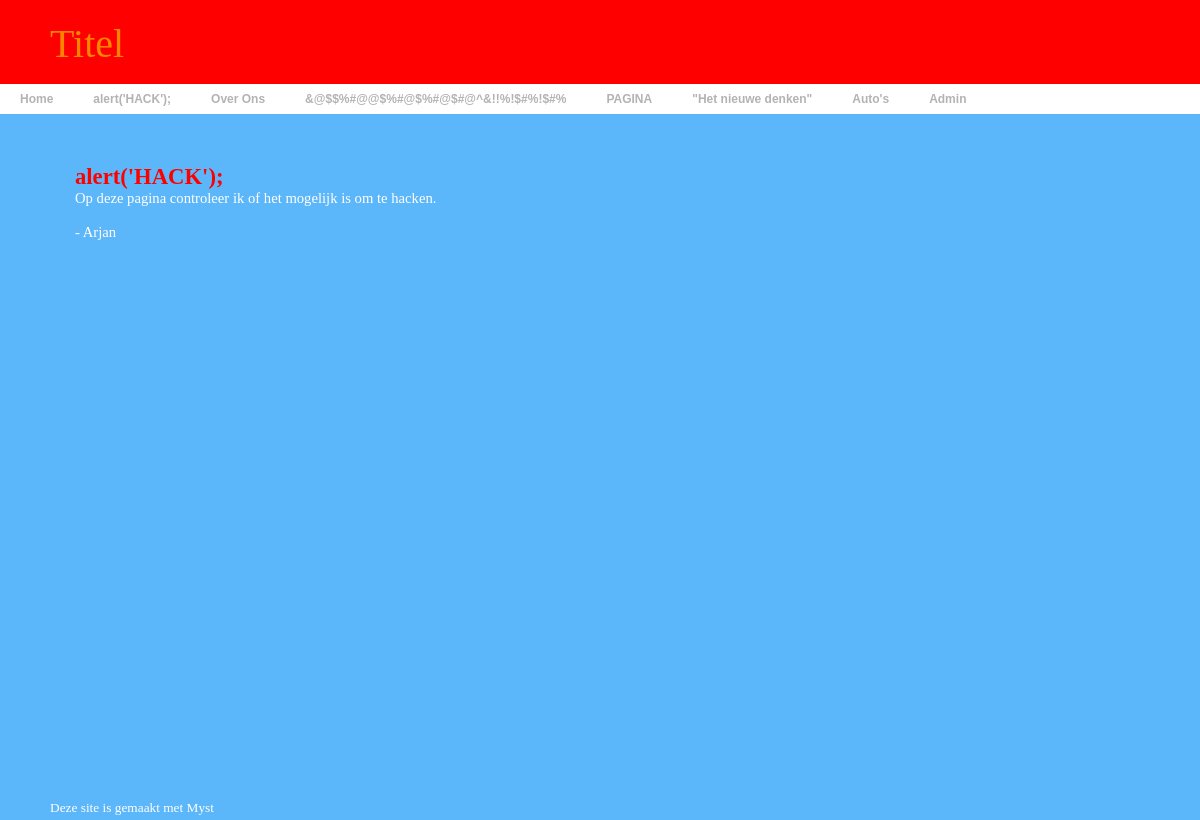
Screenshot of /?p=hack with the database file from the repository.
### tables this page shows
CREATE TABLE `webpages` (
  `pageid` int(3) NOT NULL auto_increment,
  `short` varchar(30) NOT NULL,
  `pagename` char(32) NOT NULL,
  `content` text NOT NULL,
  PRIMARY KEY  (`pageid`),
  UNIQUE KEY `short` (`short`)
);

### index.php (called while the page is built, shortened)
<?php
require('main.php');
@$page = urlencode($_GET['p']);
$q = $db->query("select * from `webpages` where `short` = '".$page."'");
switch ( $page ) {
	case ( $q->num_rows > 0 ):
		$page = $q->fetch_assoc();
		$title = $page['pagename'];
		$source = $page['content'];
		require('php/pages.php');
		break;
}
require('html/index.php');
?>

### html/index.php (the view, shortened to what this page needs)
<!DOCTYPE html PUBLIC "-//W3C//DTD XHTML 1.0 Transitional//EN" "http://www.w3.org/TR/xhtml1/DTD/xhtml1-transitional.dtd">
<html xmlns="http://www.w3.org/1999/xhtml" xml:lang="en">
	<head>
		<link href="html/all_browsers.css" rel="stylesheet" type="text/css" />
		<link rel="stylesheet" href="html/colorpicker/css/colorpicker.css" type="text/css" />
	</head>
	<body>
	<div id="wrap">
		<div id="head">Titel</div>
		<ul id="menu">
			<li><a href="?p=index">Home</a></li>
			<?php
				$q = $db->query("select * from `webpages` where `pageid` != '1'");
				while ( $r = $q->fetch_assoc() ) {
					echo '<li><a href="?p='.$r['short'].'">'.$r['pagename'].'</a></li>'."\r\n";
				}
			?>
			<li><a href="javascript:void(0)" class="adminlogin" rel="#prompt">Admin</a></li>
		</ul>
		<div id="content">
			<?php
				if ( @$_SESSION['editmode'] == 'doEdit' ) echo $adminContent;
				else echo $content;
			?>
		</div>
	</div>
		<div id="onderkant">
		Deze site is gemaakt met Myst
		</div>
	</body>
</html>

### php/pages.php (shortened to what this page needs)
<span id="title">
	<h1><?php echo $title; ?></h1>
</span>
<?php
echo '<span id="innerContent">'.nl2br($source).'</span>';
$content = ob_get_contents();
?>

### html/all_browsers.css (style rules this page uses)
* { margin: 0; padding: 0; }
a:link { color: #3300CC; text-decoration: none; cursor: pointer; }
body { font-family: Calibri, Veranda, Arial, serif; font-size: 13pt; background-color: #DCDCDC; color: #696969; }
h1 { font-size: 17pt; color: #FF6600; }
p,ul { margin-left: 30px; }
#wrap { min-height: 100%; }
#head { background-color:black; color: white; padding-left: 50px; padding-top: 20px; height: 64px; font-size: 30pt; }
html, body { height: 100%; }
#content { margin-top: 50px; margin-left: 75px; margin-right: 50px; margin-bottom: 0px; position: relative; width: 77%; overflow:auto; padding-bottom: 150px; }
#onderkant { background-image: url(img/ft.png); color: white; padding-left: 50px; padding-top: 20px; font-size: 10pt; position: relative; margin-top: -20px; height: 20px; clear:both; }
ul#menu { margin:0; padding:0; list-style-type:none; width:auto; position:relative; display:block; height:30px; font-size:12px; font-weight:bold; background-color:white; font-family:Arial, Helvetica, sans-serif; border-bottom:0px solid #000000; border-top:0px solid #000000; }
ul#menu li { display:block; float:left; margin:0; padding:0; }
ul#menu li a { display:block; float:left; color:#999999; text-decoration:none; font-weight:bold; padding:8px 20px 0 20px; }

### rows the page displays
webpages: pagename "alert('HACK');", content "Op deze pagina controleer ik of het mogelijk is om te hacken. - Arjan"
webpages: pagename "Over Ons"
webpages: pagename "&@$$%#@@$%#@$%#@$#@^&!!%!$#%!$#%"
webpages: pagename "PAGINA"
webpages: pagename "\"Het nieuwe denken\""
webpages: pagename "Auto's"
